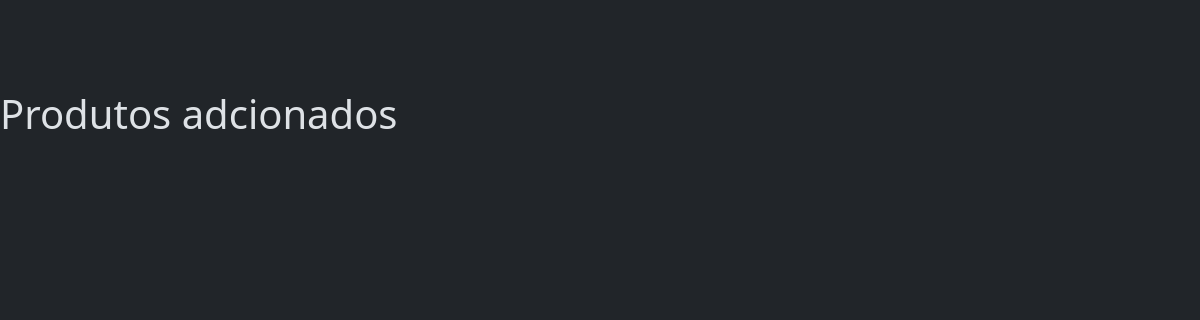
Before: /entrada/lista/ with the older database file.
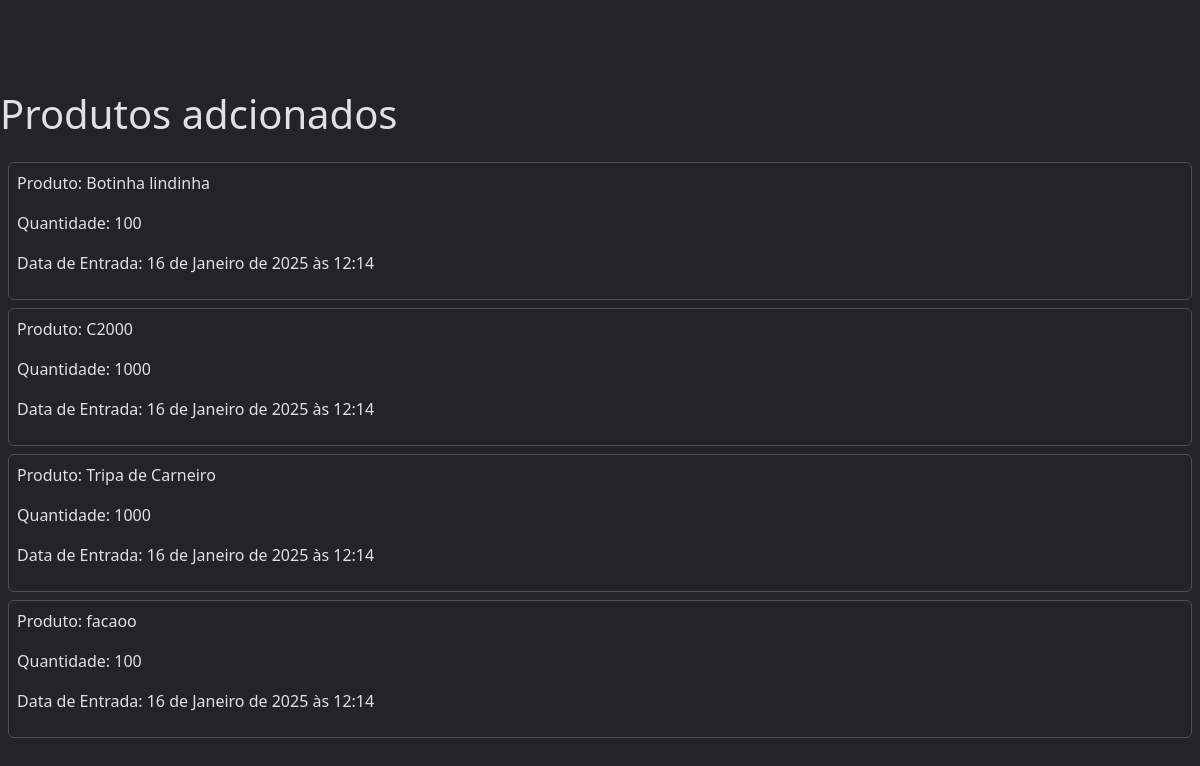
After: the same page with the newer database file.
### inflow/models.py (models this page shows, shortened)
class InFlow(models.Model):
    produto = models.ForeignKey(Produto, on_delete=models.CASCADE)
    quantidade = models.IntegerField()
    data_lancamento = models.DateTimeField(auto_now_add=True)
    class Meta:
        ordering = ['produto']

### produto/models.py (models this page shows)
class Produto(models.Model):
    produto = models.CharField(max_length=200)
    tipo = models.OneToOneField(Tipo, on_delete=models.CASCADE)
    marca = models.CharField(max_length=100)
    custo = models.DecimalField(decimal_places=2 , max_digits=8)
    preco_venda = models.DecimalField(decimal_places=2 , max_digits=8)
    quantidade = models.IntegerField()
    class Meta:
        ordering = ['produto']
    def __str__(self):
        return f"{self.produto}"

### inflow/views.py (the view)
# urls.py: path('entrada/lista/', InflowView.as_view(), name='inflow_view')
class InflowView(ListView):
    queryset = InFlow.objects.all()
    template_name = 'entradas.html'
    context_object_name = 'inflows'
    def get_context_data(self, **kwargs):
            context = super().get_context_data(**kwargs)
            context['title'] = 'entrada'
            return context

### inflow/templates/entradas.html
{% extends "base.html" %}
{% block content %}
    <h1 class="mb-4">Produtos adcionados</h1>
    {% for inflow in inflows %}
    <div class="border m-2 p-2 rounded">
        <p>Produto: {{ inflow.produto }}</p>
        <p>Quantidade: {{ inflow.quantidade }}</p>
        <p>Data de Entrada: {{ inflow.data_lancamento }}</p>
    </div>
    {% endfor %}
{% endblock %}

Changed rows visible on the page:
added InFlow: produto "Botinha lindinha", quantidade "100", data_lancamento "16 de Janeiro de 2025 às 12:14"
added InFlow: produto "C2000", quantidade "1000", data_lancamento "16 de Janeiro de 2025 às 12:14"
added InFlow: produto "Tripa de Carneiro", quantidade "1000", data_lancamento "16 de Janeiro de 2025 às 12:14"
added InFlow: produto "facaoo", quantidade "100", data_lancamento "16 de Janeiro de 2025 às 12:14"
